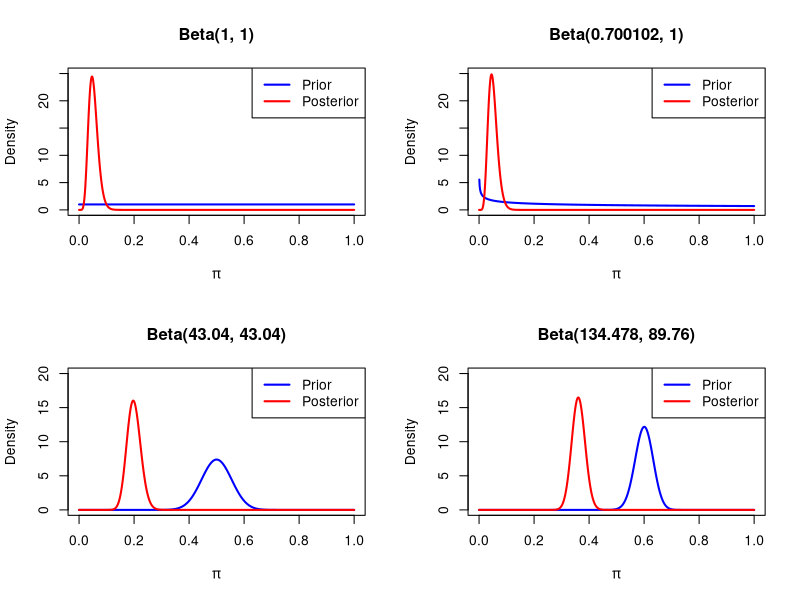
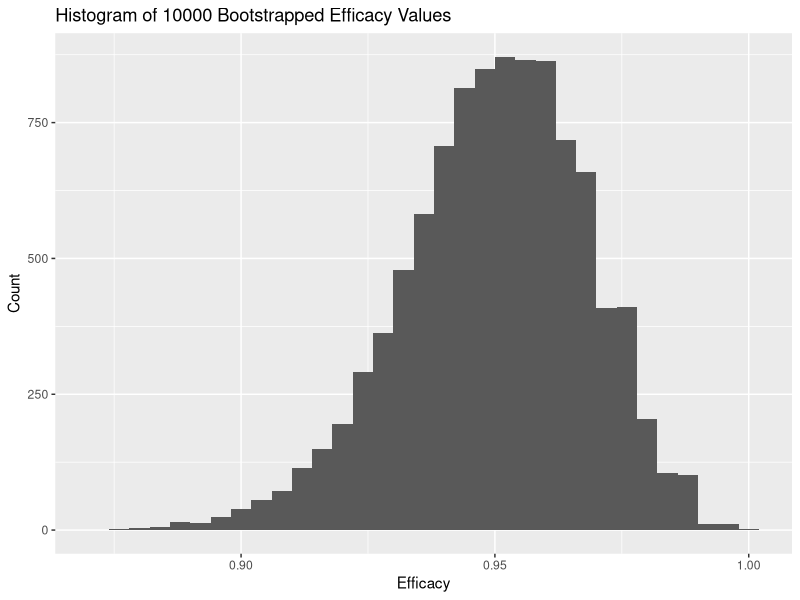

Source code (R) for these figures, in order:
## ---- chunk 1
knitr::opts_chunk$set(echo = TRUE)
library(tidyverse)
library(LearnBayes)
# converts from pi values to efficacy values (psi)
efficacy <- function(pi) {
  return ((1 - 2*pi) / (1 - pi))
}
## ---- chunk 2

x <- seq(0, 1, length.out = 1000)

# uniform
pdf_beta1_unif <- dbeta(x, 1, 1)
pdf_beta2_unif <- dbeta(x, 8 + 1, 170 - 8 + 1)

par(mfrow = c(2, 2))

plot(x, pdf_beta1_unif, type = "l", col = "blue", lwd = 2, ylab = "Density", xlab = expression(pi), xlim = c(0, 1), ylim=c(0, 25), main="Beta(1, 1)")
lines(x, pdf_beta2_unif, col = "red", lwd = 2)
legend("topright", legend = c("Prior", "Posterior"), col = c("blue", "red"), lwd = 2)

# study
pdf_beta1_study <- dbeta(x, 0.700102, 1)
pdf_beta2_study <- dbeta(x, 8 + 0.700102, 170 - 8 + 1)

plot(x, pdf_beta1_study, type = "l", col = "blue", lwd = 2, ylab = "Density", xlab = expression(pi), xlim = c(0, 1), ylim=c(0, 25), main="Beta(0.700102, 1)")
lines(x, pdf_beta2_study, col = "red", lwd = 2)
legend("topright", legend = c("Prior", "Posterior"), col = c("blue", "red"), lwd = 2)

# med0
pdf_beta1_med0 <- dbeta(x, 43.04, 43.04)
pdf_beta2_med0 <- dbeta(x, 8 + 43.04, 170 - 8 + 43.04)

plot(x, pdf_beta1_med0, type = "l", col = "blue", lwd = 2, ylab = "Density", xlab = expression(pi), xlim = c(0, 1), ylim=c(0, 20), main="Beta(43.04, 43.04)")
lines(x, pdf_beta2_med0, col = "red", lwd = 2)
legend("topright", legend = c("Prior", "Posterior"), col = c("blue", "red"), lwd = 2)

# pessimistic
pdf_beta1_pessimistic <- dbeta(x, 134.47, 89.76)
pdf_beta2_pessimistic <- dbeta(x, 8 + 134.47, 170 - 8 + 89.76)

plot(x, pdf_beta1_pessimistic, type = "l", col = "blue", lwd = 2, ylab = "Density", xlab = expression(pi), xlim = c(0, 1), ylim=c(0, 20), main="Beta(134.478, 89.76)")
lines(x, pdf_beta2_pessimistic, col = "red", lwd = 2)
legend("topright", legend = c("Prior", "Posterior"), col = c("blue", "red"), lwd = 2)
## ---- chunk 3
set.seed(1130)
x_pop <- c(rep(1, 8), rep(0, 17403))
y_pop <- c(rep(1, 162), rep(0, 17349))

pi_hat_x <- 8 / (17411)
pi_hat_y <- 162 / (17511)

efficacy_initial <- (pi_hat_y - pi_hat_x)/pi_hat_y

B <- 10000

psi_stars <- lapply(1:B, FUN = function(i){
  samp_x <- sample(x_pop, length(x_pop), replace=T)
  samp_y <- sample(y_pop, length(y_pop), replace=T)
  xbar_star <- mean(samp_x)
  ybar_star <- mean(samp_y)
  psi_star <- (ybar_star - xbar_star) / ybar_star
  data.frame(psi_star)
})

psi_star_df <- data.frame(do.call(rbind, psi_stars))

ggplot(data=psi_star_df, mapping=aes(x=psi_star)) + 
  geom_histogram(binwidth = 0.004) +
  labs(title="Histogram of 10000 Bootstrapped Efficacy Values",
       x="Efficacy",
       y="Count"
       )
efficacy_se <- sd(psi_star_df$psi_star)


upper_efficacy <- efficacy_initial + 1.96 * efficacy_se
lower_efficacy <- efficacy_initial - 1.96 * efficacy_se

upper_efficacy_quantile <- quantile(psi_star_df$psi_star, probs=0.975)
lower_efficacy_quantile <- quantile(psi_star_df$psi_star, probs=0.025)
